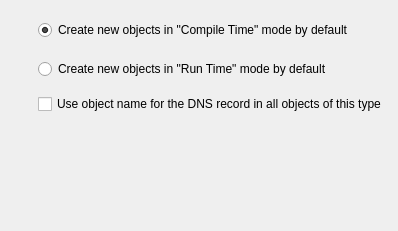
         <widget class="QWidget" name="DNSName">
          <attribute name="title">
           <string>DNS Name</string>
          </attribute>
          <layout class="QGridLayout" name="gridLayout_11">
           <property name="horizontalSpacing">
            <number>20</number>
           </property>
           <item row="0" column="0">
            <widget class="QLabel" name="label_10">
             <property name="text">
              <string/>
             </property>
             <property name="pixmap">
              <pixmap resource="MainRes.qrc">:/Icons/DNSName/icon-big</pixmap>
             </property>
            </widget>
           </item>
           <item row="0" column="1">
            <widget class="QFrame" name="frame">
             <property name="sizePolicy">
              <sizepolicy hsizetype="Expanding" vsizetype="Preferred">
               <horstretch>0</horstretch>
               <verstretch>0</verstretch>
              </sizepolicy>
             </property>
             <property name="frameShape">
              <enum>QFrame::NoFrame</enum>
             </property>
             <property name="frameShadow">
              <enum>QFrame::Raised</enum>
             </property>
             <layout class="QGridLayout" name="gridLayout_10">
              <property name="leftMargin">
               <number>0</number>
              </property>
              <property name="verticalSpacing">
               <number>19</number>
              </property>
              <item row="0" column="0">
               <widget class="QRadioButton" name="new_dns_name_compile_tm">
                <property name="text">
                 <string>Create new objects in &quot;Compile Time&quot; mode by default</string>
                </property>
                <property name="checked">
                 <bool>true</bool>
                </property>
               </widget>
              </item>
              <item row="1" column="0">
               <widget class="QRadioButton" name="new_dns_name_run_tm">
                <property name="text">
                 <string>Create new objects in &quot;Run Time&quot; mode by default</string>
                </property>
               </widget>
              </item>
             </layout>
            </widget>
           </item>
           <item row="1" column="1">
            <widget class="QCheckBox" name="use_name_for_dns_record">
             <property name="text">
              <string>Use object name for the DNS record in all objects of this type</string>
             </property>
            </widget>
           </item>
           <item row="2" column="1">
            <spacer name="verticalSpacer">
             <property name="orientation">
              <enum>Qt::Vertical</enum>
             </property>
             <property name="sizeHint" stdset="0">
              <size>
               <width>20</width>
               <height>106</height>
              </size>
             </property>
            </spacer>
           </item>
          </layout>
         </widget>
